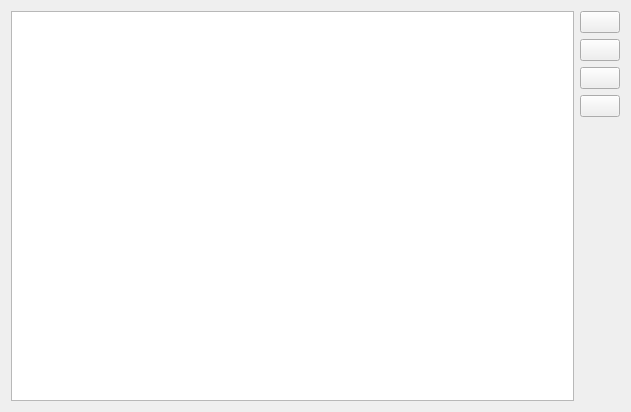
<?xml version="1.0" encoding="UTF-8"?>
<ui version="4.0">
 <class>DictManager</class>
 <widget class="QWidget" name="DictManager">
  <property name="geometry">
   <rect>
    <x>0</x>
    <y>0</y>
    <width>631</width>
    <height>412</height>
   </rect>
  </property>
  <layout class="QHBoxLayout" name="horizontalLayout">
   <item>
    <widget class="QListView" name="listView"/>
   </item>
   <item>
    <layout class="QVBoxLayout" name="verticalLayout">
     <item>
      <widget class="QPushButton" name="importButton">
       <property name="text">
        <string/>
       </property>
       <property name="icon">
        <iconset theme="list-add">
         <normaloff/>
        </iconset>
       </property>
      </widget>
     </item>
     <item>
      <widget class="QPushButton" name="removeButton">
       <property name="text">
        <string/>
       </property>
       <property name="icon">
        <iconset theme="list-remove">
         <normaloff/>
        </iconset>
       </property>
      </widget>
     </item>
     <item>
      <widget class="QPushButton" name="removeAllButton">
       <property name="text">
        <string/>
       </property>
       <property name="icon">
        <iconset theme="edit-delete">
         <normaloff/>
        </iconset>
       </property>
      </widget>
     </item>
     <item>
      <widget class="QPushButton" name="clearDictButton">
       <property name="text">
        <string/>
       </property>
       <property name="icon">
        <iconset theme="document-revert">
         <normaloff/>
        </iconset>
       </property>
      </widget>
     </item>
     <item>
      <spacer name="verticalSpacer">
       <property name="orientation">
        <enum>Qt::Vertical</enum>
       </property>
       <property name="sizeHint" stdset="0">
        <size>
         <width>20</width>
         <height>40</height>
        </size>
       </property>
      </spacer>
     </item>
    </layout>
   </item>
  </layout>
 </widget>
 <resources/>
 <connections/>
</ui>
